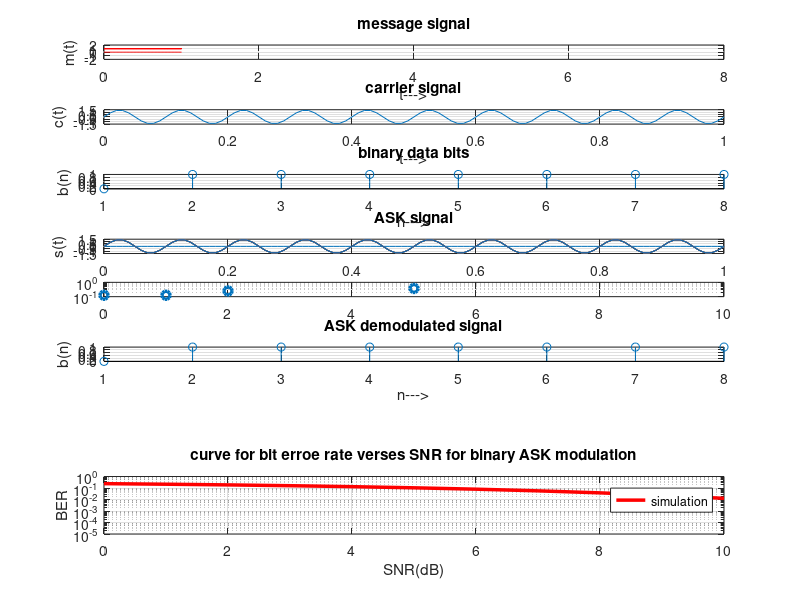

This chart was generated by the following MATLAB code:
clc;
clear all;
close all;
%GENERATE CARRIER SIGNAL
Tb=1; fc=10;
t=0:Tb/100:1;
c=sqrt(2/Tb)*sin(2*pi*fc*t);
%generate message signal
N=8;

m=rand(1,N);
t1=0;t2=Tb
for i=1:N
if m(i)>0.5
 m(i)=1;
 m_s=ones(1,length(t));
 else
 m(i)=0;
 m_s=zeros(1,length(t));
 end
 message(i,:)=m_s;
 %product of carrier and message
 ask_sig(i,:)=c.*m_s;
 t1=t1+(Tb+.01);
 t2=t2+(Tb+.01);
 %plot the message and ASK signal
 subplot(24,2,1:4);
 axis([0 N -2 2]);
 plot(t,message(i,:),'r');
 title('message signal');
 xlabel('t--->');
 ylabel('m(t)');
 grid on
 hold on
 subplot(24,2,19:22);
 plot(t,ask_sig(i,:));
 title('ASK signal');
 xlabel('t--->');
 ylabel('s(t)');
 grid on
 hold on
 end
hold off
%Plot the carrier signal and input binary data
subplot(24,2,7:10);
plot(t,c);
title('carrier signal');
xlabel('t--->');
ylabel('c(t)');
grid on
subplot(24,2,13:16);
stem(m);
title('binary data bits');
xlabel('n--->');
ylabel('b(n)');
grid on
t1=0;
t2=Tb;
 for i=1:N
 t=[t1:Tb/100:t2]
 %correlator
 x=sum(c.*ask_sig(i,:));
 %decision device
 if x>0
 demod(i)=1;
 else
 demod(i)=0;
 end
 t1=t1+(Tb+.01);
 t2=t2+(Tb+.01);
 end
%plot demodulated binary data bits
 subplot(24,2,29:32);
 stem(demod);
 title('ASK demodulated signal'); 
 xlabel('n--->');
 ylabel('b(n)')
 ;grid on 
 SNRdB=0:10;
SNR=10.^(SNRdB/10);
k=log2(N);
 y1=awgn(complex(m),SNRdB(k));
demod_noise=conv(demod,y1);
for i=1:N
mod_noise=conv(ask_sig(i,:),y1);
subplot(24,2,23:26)
title('ASK mod with noise');
plot(mod_noise)
end
for(k=1:length(SNRdB))
    y=awgn(complex(m),SNRdB(k));
    error=0;
    R=0;
    M=[];
    for(c=1:1:N)
        if (y(c)>.5&&m(c)==0)||(y(c)<.5&&m(c)==1)
            error=error+1;
            M=[M ~m(c)];
        else
            M=[M m(c)];
    end
    end
error=error/N;
    p(k)=error;
end
semilogy(SNRdB,p,'o','linewidth',2.5),grid on,hold on;
BER_th=(1/2)*erfc(.5*sqrt(SNR));
subplot(24,2,41:48);
semilogy(SNRdB,BER_th,'r','linewidth',2.5),grid on,hold on;
title('curve for bit erroe rate verses SNR for binary ASK modulation');
xlabel('SNR(dB)');
ylabel('BER');
legend('simulation','theorytical')
axis([0 10 10^-5 1]);